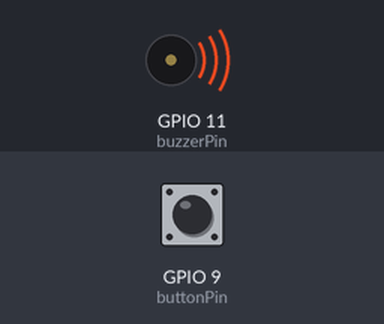
Bench run of a program on a simulated ESP32-S3. Shown: buzzer (waves = sounding). The test bench sets the inputs (shaded band); at power-on: GPIO 9 (buttonPin) LOW.

Above: at 0.2 s.
At 4.0 s:
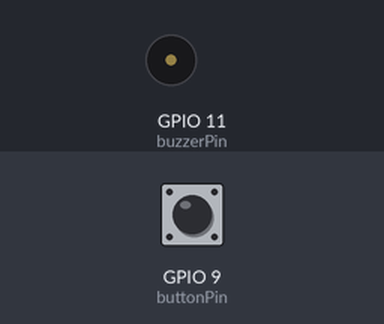
Timing chart, 0 to 5.9 s (numbered marks = the images above):
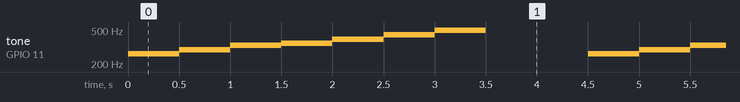

The program:

main.cpp
```cpp
#include <Arduino.h>

// 버튼 누르면 부저 소리
#include <Arduino.h>

const int buzzerPin = 11;  // the buzzer pin
const int buttonPin = 9;  // Porta SW1

void test_buzzer()
{
  tone(buzzerPin, 262);//Flat DO played for 500ms
  delay(500);
  tone(buzzerPin, 294);//Flat Re played for 500ms
  delay(500);
  tone(buzzerPin, 330);//Flat Mi played for 500ms
  delay(500);
  tone(buzzerPin, 349);//Flat Fa played for 500ms
  delay(500);
  tone(buzzerPin, 392);//Flat So played for 500ms
  delay(500);
  tone(buzzerPin, 440);//Flat La played for 500ms
  delay(500);
  tone(buzzerPin, 494);//Flat Si played for 500ms
  delay(500);
  noTone(buzzerPin);//stop for 1s
  delay(1000);
}

void setup() {
pinMode(buzzerPin, OUTPUT);
pinMode(buttonPin, INPUT);
}

void loop() {
    while (true) //
    {
        if (digitalRead(buttonPin) == HIGH)
        {
            break; //
        }
        test_buzzer(); //
    }
}
```

Measured:
- by itself, tone on GPIO 11 (buzzerPin): repeats every 4.5 s: 294 Hz 0.50 s, 330 Hz 0.50 s, 349 Hz 0.50 s, 392 Hz 0.50 s, 440 Hz 0.50 s, 494 Hz 0.50 s, silent 1.0 s, 262 Hz 0.50 s
